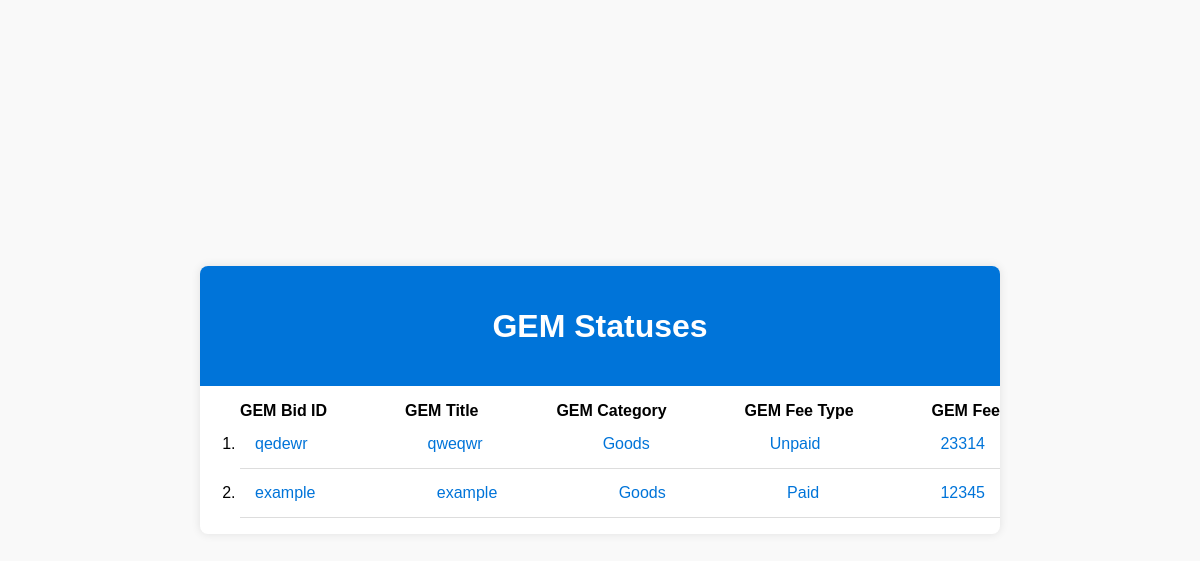
Screenshot of /adminMIS/gemStatus.html (signed in) with the database file from the repository.
### MIS/models.py (models this page shows)
class Gem(models.Model):
    gemReferenceNumber = models.IntegerField()
    gemBidID = models.CharField(max_length=50)
    gemTitle = models.CharField(max_length=50)
    gemCategory = models.CharField(max_length=50, choices=[('Goods', 'Goods'), ('Services', 'Services')])
    gemFeeType = models.CharField(max_length=50, choices=[('Paid', 'Paid'), ('Unpaid', 'Unpaid')])
    gemFee = models.IntegerField()
    gemValue = models.IntegerField()
    emdType = models.CharField(max_length=50, choices=[('Percentage', 'Percentage'), ('Fixed', 'Fixed')])
    emd = models.IntegerField()
    technicalBidOpeningDate = models.DateField()
    financialBidOpeningDate = models.DateField()
    l1BidderName = models.CharField(max_length=50)
    contractAwardDate = models.DateField()
    l1BidderEmd = models.CharField(max_length=50, choices=[('Paid', 'Paid'), ('Unpaid', 'Unpaid')])
    l1BidderEmdValue = models.IntegerField()
    l1BidderBg = models.CharField(max_length=50, choices=[('Paid', 'Paid'), ('Unpaid', 'Unpaid')])
    l1BidderBgValue = models.IntegerField()
    paymentOptions = models.CharField(max_length=50, choices=[('10%', '10%'), ('25%', '25%'), ('50%', '50%'), ('75%', '75%'), ('90%', '90%'), ('100%', '100%')])

### MIS/views.py (the view)
# urls.py: path('adminMIS/gemStatus.html', views.gemStatus, name='gemStatus'),
@login_required(login_url='/')
def gemStatus(request):
    gemEntries = Gem.objects.all()
    return render(request, 'MIS/procurement/gem/gemStatus.html', {'gemEntries': gemEntries})

### templates/MIS/procurement/gem/gemStatus.html (shortened to what this page needs)
{% load static %}
<!DOCTYPE html>
<html lang="en">
<head>
    <link rel="stylesheet" href="{% static 'MIS/status.css' %}">
</head>
<body>
<div class="container">
    <header>
        <h1>GEM Statuses</h1>
    </header>
    <ol>
        {% for entry in gemEntries %}
            {% if entry.pk == 1 %}
                <div class="tender-info">
                    <span class="tender-heading">GEM Bid ID</span>
                    <span class="tender-heading">GEM Title</span>
                    <span class="tender-heading">GEM Category</span>
                    <span class="tender-heading">GEM Fee Type</span>
                    <span class="tender-heading">GEM Fee</span>
                </div>
            {% endif %}
            <li>
                <a href="{% url 'gemDetail' entry.pk %}">
                    <div class="tender-info">
                        <span class="gem-bid-id">{{ entry.gemBidID }}</span>
                        <span class="gem-title">{{ entry.gemTitle }}</span>
                        <span class="gem-title">{{ entry.gemCategory }}</span>
                        <span class="gem-title">{{ entry.gemFeeType }}</span>
                        <span class="gem-title">{{ entry.gemFee }}</span>
                    </div>
                </a>
            </li>
        {% endfor %}
    </ol>
</div>
</body>
</html>

### static/MIS/status.css (style rules this page uses)
body { font-family: Arial, sans-serif; background-color: #f9f9f9; margin: 0; padding: 0; display: flex; justify-content: center; align-items: center; height: 100vh; }
.container { max-width: 800px; width: 90%; background-color: #fff; box-shadow: 0 0 10px rgba(0, 0, 0, 0.1); border-radius: 8px; overflow: hidden; }
header { background-color: #0074d9; color: #fff; padding: 20px; text-align: center; }
li { border-bottom: 1px solid #ddd; }
a { display: block; text-decoration: none; color: #0074d9; transition: background-color 0.3s ease, color 0.3s ease; padding: 15px; }
.tender-info { display: flex; justify-content: space-between; }
.tender-heading { font-weight: bold; }

### rows the page displays
Gem: shows "GEM Bid ID", gemBidID "qedewr", gemTitle "qweqwr", gemCategory "Goods", gemFeeType "Unpaid", gemFee "23314"
Gem: gemBidID "example", gemTitle "example", gemCategory "Goods", gemFeeType "Paid", gemFee "12345"
